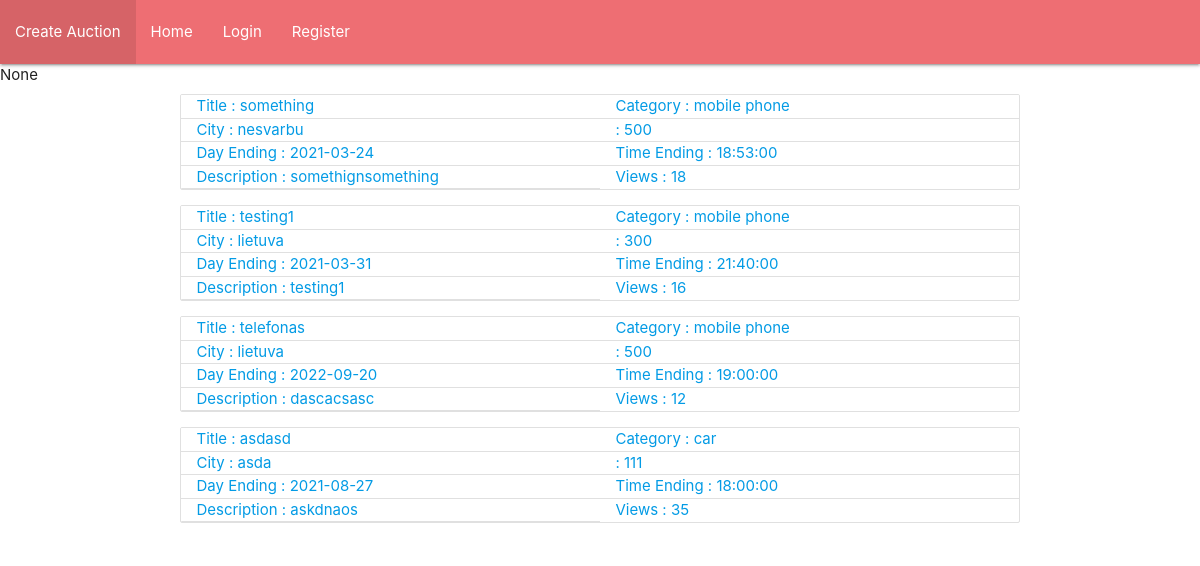
Before: / with the older database file.
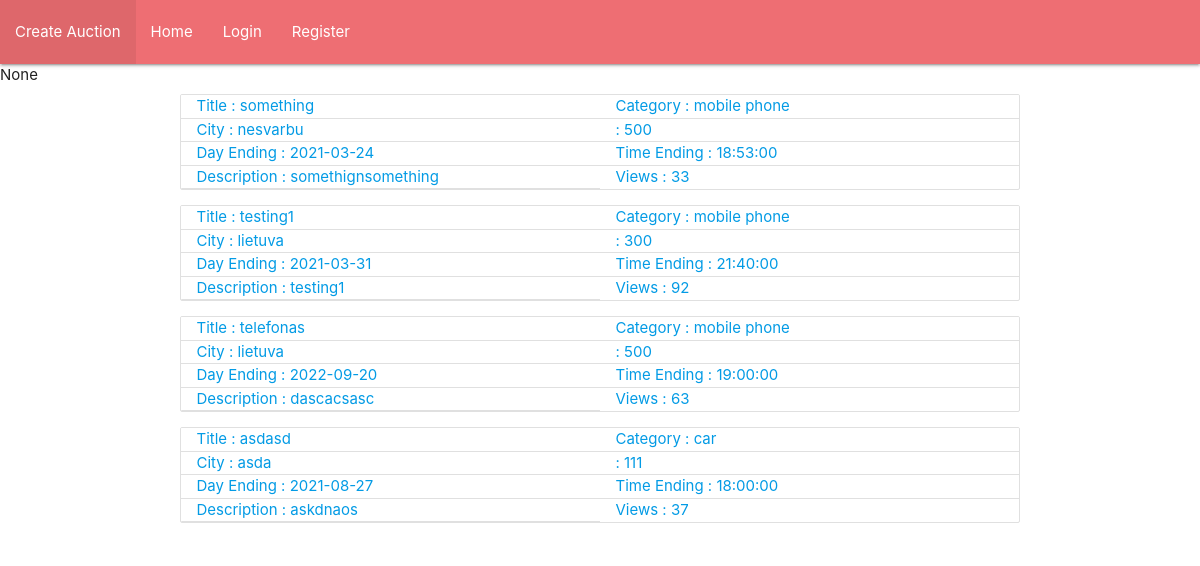
After: the same page with the newer database file.
### models/auction.py (models this page shows)
class Auction(db.Model):
    __tablename__ = 'Auction'
    id = db.Column(db.Integer, primary_key=True)
    title = db.Column(db.String(30), nullable=False)
    category = db.Column(db.String(50), nullable=False)
    description = db.Column(db.String(200), nullable=False)
    city = db.Column(db.String(30), nullable=False)
    minimum_price = db.Column(db.Integer, nullable=False)
    auction_image = db.Column(db.String(256), nullable=False)
    end_day = db.Column(db.Date, default=datetime.datetime.now())
    end_hour = db.Column(db.Time, default=datetime.time())
    views = db.Column(db.Integer, default=0)
    offers = db.relationship('Offer', backref='auction', lazy=True)
    user_id = db.Column(db.Integer, db.ForeignKey('User.id'), nullable=False)

### views/index.py (the view)
class Index(MethodView):
    def get(self):
        auctions = Auction.query.order_by(Auction.id.desc()).all()
        user = session.get('username')
        return render_template('index.html', user=user, auctions=auctions)

### templates/index.html (shortened to what this page needs)
<!DOCTYPE html>
{% include 'base.html' %}
<html lang="en">
<head>
</head>
<body>
{{ user }}
<div class="container">
    <div class="row">
        {% for auction in auctions %}
            <a href="{{ url_for('auction', auction_id=auction.id) }}">
                <ul class="collection">
                    <div class="collection-item col s12 m6">
                        Title : {{ auction.title }}
                    </div>
                    <div class="collection-item col s12 m6">
                        Category : {{ auction.category }}
                    </div>
                    <div class="collection-item col s12 m6">
                        City : {{ auction.city }}
                    </div>
                    <div class="collection-item col s12 m6">
                        {{ auction.minimum_price.label }} : {{ auction.minimum_price }}
                    </div>
                    <div class="collection-item col s12 m6">
                        Day Ending : {{ auction.end_day }}
                    </div>
                    <div class="collection-item col s12 m6">
                        Time Ending : {{ auction.end_hour }}
                    </div>
                    <div class="collection-item col s12 m6">
                        Description : {{ auction.description }}
                    </div>
                    <div class="collection-item col s12 m6">
                        Views : {{ auction.views }}
                    </div>
                </ul>
            </a>
        {% endfor %}
    </div>
</div>
</body>
</html>

Changed rows visible on the page:
changed Auction "something": views "18" → "33"
changed Auction "testing1": views "16" → "92"
changed Auction "telefonas": views "12" → "63"
changed Auction "asdasd": views "35" → "37"
